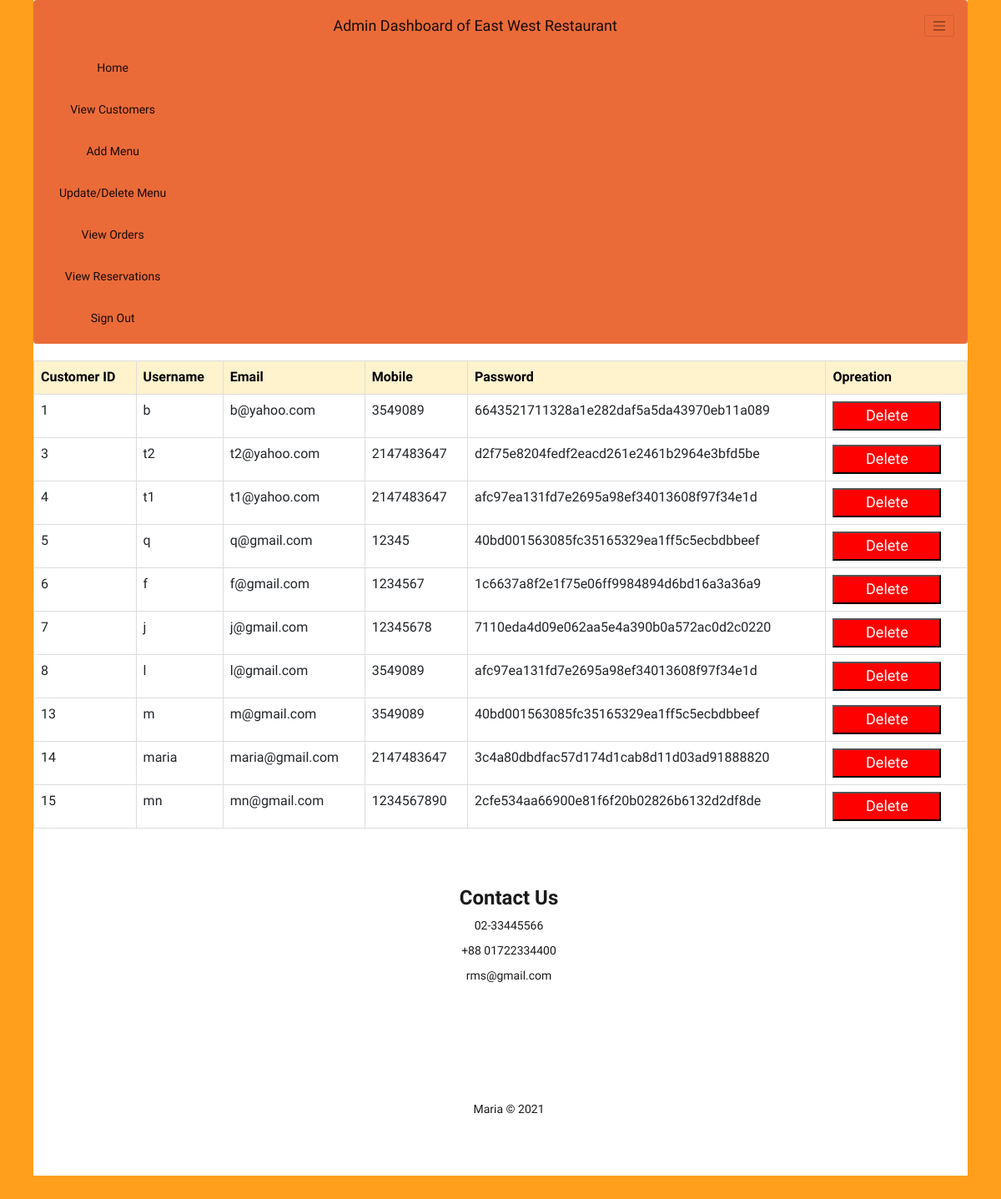
Screenshot of /admin/viewcustomer.php with the database file from the repository.
### tables this page shows
CREATE TABLE `customer` (
  `customer_id` int(10) NOT NULL,
  `username` varchar(255) NOT NULL,
  `email` varchar(255) NOT NULL,
  `mobile` int(11) NOT NULL,
  `password` varchar(255) NOT NULL
);

### admin/viewcustomer.php (the view, shortened to what this page needs)
<?php require 'adhead.php'; ?>
<html>
<body>
<table class="table table-bordered" class="table-warning" >
<tr class="table-warning">
<th class="table-warning" >Customer ID</th>
<th class="table-warning" >Username</th>
<th class="table-warning" >Email</th>
<th class="table-warning" >Mobile</th>
<th class="table-warning" >Password</th>
<th colspan="2" align="center"class="table-warning"  >Opreation</th>
<?php
           require 'addb.php';
            $sql="SELECT * FROM customer";
            $result=mysqli_query($conn,$sql);
			$total=mysqli_num_rows($result);
			if($total!=0)
			{
				while(($fetch=mysqli_fetch_assoc($result)))
				{
					echo "
					<tr>
					<td >".$fetch['customer_id']."</td>
					<td>".$fetch['username']."</td>
					<td>".$fetch['email']."</td>
					<td>".$fetch['mobile']."</td>
					<td>".$fetch['password']."</td>
					<td><a href = 'deleteuser.php?id=$fetch[customer_id]'><input type='submit' value='Delete' id='delbtn'></a></td>
					";
				}
		    }
		    else
			{
			}
?>
</tr>
</table>
</body>
</html>
<?php require 'adfoot.php'; ?>

### admin/adhead.php (style rules this page uses)
body { font-family: 'Orelega One', cursive; background-color: white; color: #191a19; text-align: center; border: 40px solid #FF9F1C; border-top: 0px; margin: 0px; }

### admin/viewcustomer.php (style rules this page uses)
body { font-family: 'Orelega One', cursive; background-color: white; color: #191a19; text-align: center; border: 40px solid #FF9F1C; border-top: 0px; margin: 0px; }
#delbtn { background-color: red; color: white; font-size: 18px; width:130px; height:35px; }

### rows the page displays
customer: customer_id "1", username "b", email "b@yahoo.com", mobile "3549089", password "6643521711328a1e282daf5a5da43970eb11a089"
customer: customer_id "3", username "t2", email "t2@yahoo.com", mobile "2147483647", password "d2f75e8204fedf2eacd261e2461b2964e3bfd5be"
customer: customer_id "4", username "t1", email "t1@yahoo.com", mobile "2147483647", password "afc97ea131fd7e2695a98ef34013608f97f34e1d"
customer: customer_id "5", username "q", email "q@gmail.com", mobile "12345", password "40bd001563085fc35165329ea1ff5c5ecbdbbeef"
customer: customer_id "6", username "f", email "f@gmail.com", mobile "1234567", password "1c6637a8f2e1f75e06ff9984894d6bd16a3a36a9"
customer: customer_id "7", username "j", email "j@gmail.com", mobile "12345678", password "7110eda4d09e062aa5e4a390b0a572ac0d2c0220"
customer: customer_id "8", username "l", email "l@gmail.com", mobile "3549089", password "afc97ea131fd7e2695a98ef34013608f97f34e1d"
customer: customer_id "13", username "m", email "m@gmail.com", mobile "3549089", password "40bd001563085fc35165329ea1ff5c5ecbdbbeef"
customer: customer_id "14", username "maria", email "maria@gmail.com", mobile "2147483647", password "3c4a80dbdfac57d174d1cab8d11d03ad91888820"
customer: customer_id "15", username "mn", email "mn@gmail.com", mobile "1234567890", password "2cfe534aa66900e81f6f20b02826b6132d2df8de"
